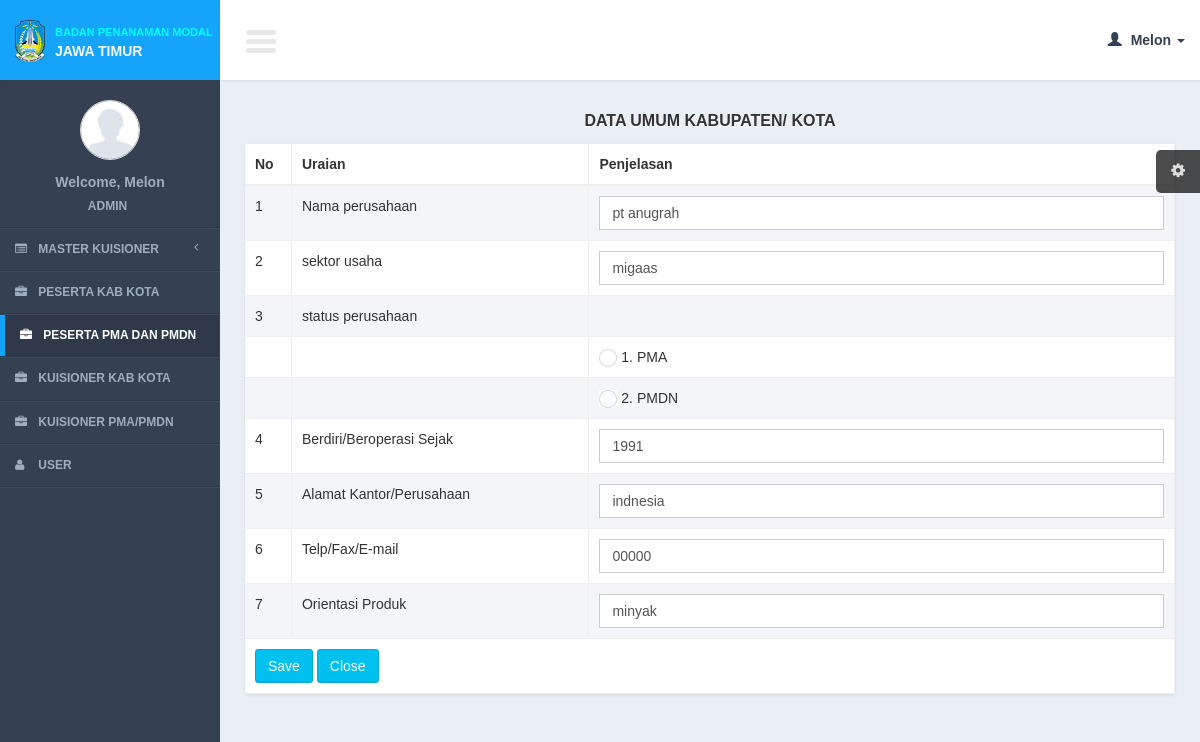
The page /controllers/participant_pma.php?page=form&id=1 (signed in) on the database its author committed.
### tables this page shows
CREATE TABLE IF NOT EXISTS `participants_pma1` (
`participant_pma1_id` int(11) NOT NULL,
  `qp1_id` int(11) NOT NULL,
  `participant_pma1_question` text NOT NULL,
  `participant_pma1_answer` text NOT NULL,
  `participant_id` int(11) NOT NULL
);

CREATE TABLE IF NOT EXISTS `questions_pma1_details` (
`qp1d_id` int(11) NOT NULL,
  `qp1_id` int(11) NOT NULL,
  `qp1d_name` text NOT NULL
);

CREATE TABLE IF NOT EXISTS `questions_pma1` (
`qp1_id` int(11) NOT NULL,
  `qp1_name` varchar(100) NOT NULL,
  `qp1_get_child` int(11) NOT NULL,
  `data_id` int(11) NOT NULL
);

### models/participant_pma_model.php (called while the page is built, shortened)
<?php
function select_participants_pma1($id){
	$query = mysql_query("select a.*, b.qp1_get_child
		from participants_pma1 a
		join questions_pma1 b on b.qp1_id = a.qp1_id
		where participant_id = '$id'
		order by participant_id
		");
	return $query;
}
function select_child( $id){
		$query = mysql_query("select * from questions_pma1_details where qp1_id = '".$id."'
												order by qp1d_id");
	return $query;
}
?>

### views/participant_pma/form.php (the view, shortened to what this page needs)
      <section class="content">
          <div class="row">
              <div class="col-xs-12">
                 <div class="title_page"> DATA UMUM KABUPATEN/ KOTA</div>
                  <div class="box">
                      <div class="box-body no-padding">
                        <form action="<?= $action?>" method="post" enctype="multipart/form-data" role="form">
                             <table width="100%" class="table table-bordered table-striped" id="">
                              <thead>
                                  <tr>
                                  <th width="5%">No</th>
                                      <th width="32%">Uraian</th>
                                      <th width="63%">Penjelasan</th>
                                  </tr>
                              </thead>
                              <tbody>
                                  <?php
                                 $no = 1;
                                  while($row = mysql_fetch_array($query)){
	if($type == 1){
		$question = $row['qp1_name'];
		$answer = '';
		$id_child = $row['qp1_id'];
	}else{
		$question = $row['participant_pma1_question'];
		$answer = $row['participant_pma1_answer'];
		$id_child = $row['participant_pma1_id'];
	}
                                  ?>
                                  <tr>
                                  <td><?= $no?></td>
                                    <td><?= $question ?></td>
                                       <td>
                           <?php
if($row['qp1_get_child']==0){
?>
                           <input required type="text" name="i_participants_pma1_<?= $no ?>" class="form-control" placeholder="" value="<?= $answer ?>"/>
                           <?php
}
?>
                                       </td>
                                  </tr>
                                  <?php
                                  if($row['qp1_get_child'] == 1){
	?>
                                     <?php
		$query_child = select_child($id_child);
		$no_child = 1;
                                       while($row_child = mysql_fetch_array($query_child)){
                                      ?>
                                  <tr>
                                  <td>&nbsp;</td>
                                   <td  >&nbsp;</td>
                                      <td>
                                   	<?= $no_child.". ".$row_child['qp1d_name'];?>
                                      </td>
                                      </tr>
		<?php
		$no_child++;
		 }
		?>
                                  <?php
	}
	$no++;
                                  }
                                  ?>
                              </tbody>
                               <tfoot>
                                  <tr>
                                      <td colspan="4">     <input class="btn btn-info" type="submit" value="Save"/>  <a href="<?= $close_button?>" class="btn btn-info" >Close</a></td>
                                  </tr>
                              </tfoot>
                          </table>
                          </form>
                      </div>
                  </div>
              </div>
          </div>
     </section>

### css/AdminLTE.css (style rules this page uses)
html { font-family: 'Source Sans Pro', sans-serif; -webkit-font-smoothing: antialiased; min-height: 100%; background: #354052; }
body { font-family: 'Source Sans Pro', sans-serif; -webkit-font-smoothing: antialiased; min-height: 100%; background: #E9F0F5; }
a { color: #3c8dbc; }
.content { padding: 30px 10px; }
.no-padding { padding: 0px !important; }
.table-striped > tbody > tr:nth-child(odd), .table-striped > tbody > tr:nth-child(odd) { background:#F3F5F9; }
.form-control { -webkit-border-radius: 0px !important; -moz-border-radius: 0px !important; border-radius: 0px !important; box-shadow: none; }
.box { position: relative; margin-bottom: 20px; -webkit-border-radius: 3px; -moz-border-radius: 3px; border-radius: 3px !important; width: 100%; background:#fff; box-shadow: 0 1px 3px rgba(0, 0, 0, 0.1); }
.box .box-body { padding-top:10px; -webkit-border-top-left-radius: 0; -webkit-border-top-right-radius: 0; -webkit-border-bottom-right-radius: 3px; -webkit-border-bottom-left-radius: 3px; -moz-border-radius-topleft: 0; -moz-border-radius-topright: 0; -moz-border-radius-bottomright: 3px; -moz-border-radius-bottomleft: 3px; border-top-left-radius: 0; border-top-right-radius: 0; border-bottom-right-radius: 3px; border-bottom-left-radius: 3px; border-radius:3px; padding-bottom:20px; }
.box .box-body .table { margin-bottom: 0; }
.btn { font-weight: 500; -webkit-border-radius: 3px; -moz-border-radius: 3px; border-radius: 3px; border: 1px solid transparent; -webkit-box-shadow: inset 0px -2px 0px 0px rgba(0, 0, 0, 0.09); -moz-box-shadow: inset 0px -2px 0px 0px rgba(0, 0, 0, 0.09); box-shadow: inset 0px -1px 0px 0px rgba(0, 0, 0, 0.09); }
.btn.btn-info { background-color: #00c0ef; border-color: #00acd6; }
.title_page { font-size:medium; text-align:center; font-weight:bold; margin-bottom:10px; text-shadow: 0 1px 1px #ffffff; }

### rows shown on the page
participants_pma1: participant_pma1_question "Nama perusahaan", i_participants_pma1_1 "pt anugrah"
participants_pma1: participant_pma1_question "sektor usaha", participant_pma1_answer "migaas"
participants_pma1: participant_pma1_question "status perusahaan"
questions_pma1_details: qp1d_name "PMA"
questions_pma1_details: qp1d_name "PMDN"
participants_pma1: participant_pma1_question "Berdiri/Beroperasi Sejak", participant_pma1_answer "1991"
participants_pma1: participant_pma1_question "Alamat Kantor/Perusahaan", participant_pma1_answer "indnesia"
participants_pma1: participant_pma1_question "Telp/Fax/E-mail", participant_pma1_answer "00000"
participants_pma1: participant_pma1_question "Orientasi Produk", participant_pma1_answer "minyak"

### other values the page prints
$user_data[0] "Melon"
$user_data[1] "ADMIN"
